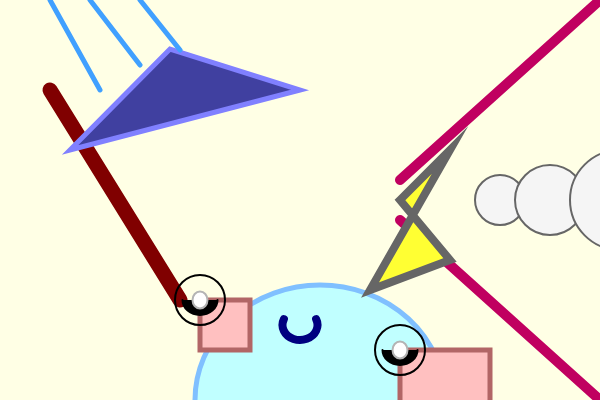
Frame 1 (no input)
Frame 60 (no input): identical to frame 1, image omitted
Frame 120 (the mouse pressed at the canvas centre since frame 60): identical to frame 1, image omitted

The p5.js sketch that drew this single still picture (run headless with seeded random() and noise() and a simulated clock; from frame 60 on, the mouse is pressed at the canvas centre):

// p5.js sketch
// ── sketch.js
function setup() {
 createCanvas(600,400); 
}
  
function draw() {
  background('#ffffe5');
  
  stroke('#c00060');
  strokeWeight(10);
  line(600,400,400,220);
  line(600,0,400,180);
  
  stroke('#800000');
  strokeWeight(15);
  line(50,90,180,300);
  
  stroke('#80c0ff');
  fill('#c0ffff');
  strokeWeight(5);
  ellipse(320,400,250,230)
  
  stroke('#b26666');
  fill('#ffc0c0');
  square(200,300,50)
  square(400,350,90)
  
  stroke('#8080ff');
  fill('#4040a0');
  triangle(300,90,70,150,170,49,500)
  
  stroke(0);
  strokeWeight(2);
  noFill();
  ellipse(200,300,50,50);
  ellipse(400,350,50,50);
  
  stroke(0);
  fill(0);
  arc(200,300,35,30,radians(0),radians(180));
  arc(400,350,35,30,radians(0),radians(180));
  
  stroke(180);
  fill(255);
  ellipse(200,300,15,17);
  ellipse(400,350,15,17);
  
  stroke('#000080');
  strokeWeight(8);
  noFill();  arc(300,325,35,30,radians(340),radians(200));
  
  stroke('#40a0ff');
  strokeWeight(5);
  line(50,0,100,90)
  line(90,0,140,65)
  line(140,0,180,50)
  
  stroke('#666666');
  strokeWeight(8);
  fill('#ffff33')
quad(400,200,450,150,370,290,450,260)
  
  strokeWeight(2);
  fill(245)
  ellipse(500,200,50,50);
  ellipse(550,200,70,70);
  ellipse(620,200,100,100);
} 
